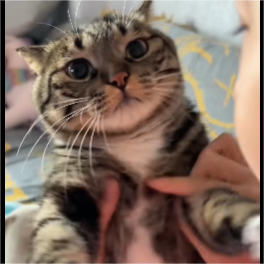
#> input picture custom_dataset/val/class2/1.png, 264 x 264 px; its folder holds 4 pictures in this run
$ python resize.py   (older library calls are emulated)
#> lines starting #> are read from the running program, lines starting #| are printed output that depends on the picture
import os
from PIL import Image

filename = os.listdir("./custom_dataset/val/class2/")
base_dir = "./custom_dataset/val/class2/"
new_dir  = "./transfer_dataset/val/class2/"
size_m = 32
size_n = 32

for img in filename:
    image = Image.open(base_dir + img)
#> image is the input picture: PIL image 264x264 RGBA; mean R, G, B, A 127.1, 107.6, 95.6, 254
    image_size = image.resize((size_m, size_n),Image.ANTIALIAS)
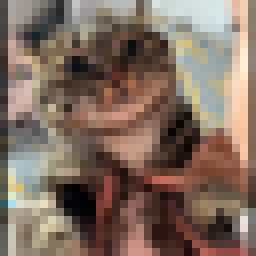
#> image_size: PIL image 32x32 RGBA (shown 8 times larger); mean R, G, B, A 128, 108.5, 96.4, 254.3; transparent parts drawn white
    image_size.save(new_dir+ img)
#> pass 2 of the loop `for img in filename:`:
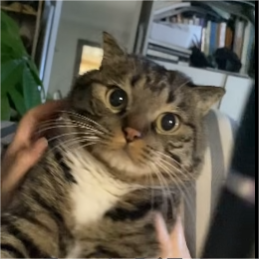
#> input picture custom_dataset/val/class2/2.png, 259 x 259 px
#> image is the input picture: PIL image 259x259 RGBA; mean R, G, B, A 95.9, 90.1, 75.9, 254
#> `image_size = image.resize((size_m, size_n),Image.ANTIALIAS)`:
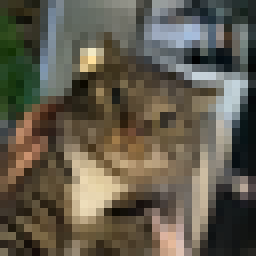
#> image_size: PIL image 32x32 RGBA (shown 8 times larger); mean R, G, B, A 96, 90.2, 76, 254.3; transparent parts drawn white
#> pass 3 of the loop `for img in filename:`:
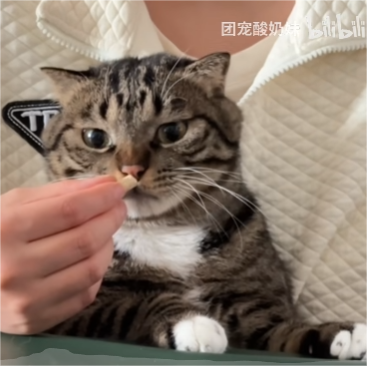
#> input picture custom_dataset/val/class2/3.png, 367 x 366 px
#> image is the input picture: PIL image 367x366 RGBA; mean R, G, B, A 138.5, 120.1, 106.3, 254.3
#> `image_size = image.resize((size_m, size_n),Image.ANTIALIAS)`:
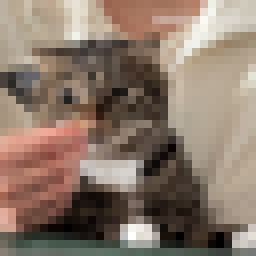
#> image_size: PIL image 32x32 RGBA (shown 8 times larger); mean R, G, B, A 138.4, 120, 106.2, 254.5; transparent parts drawn white
#> the loop made 4 passes; the first 3 are shown
